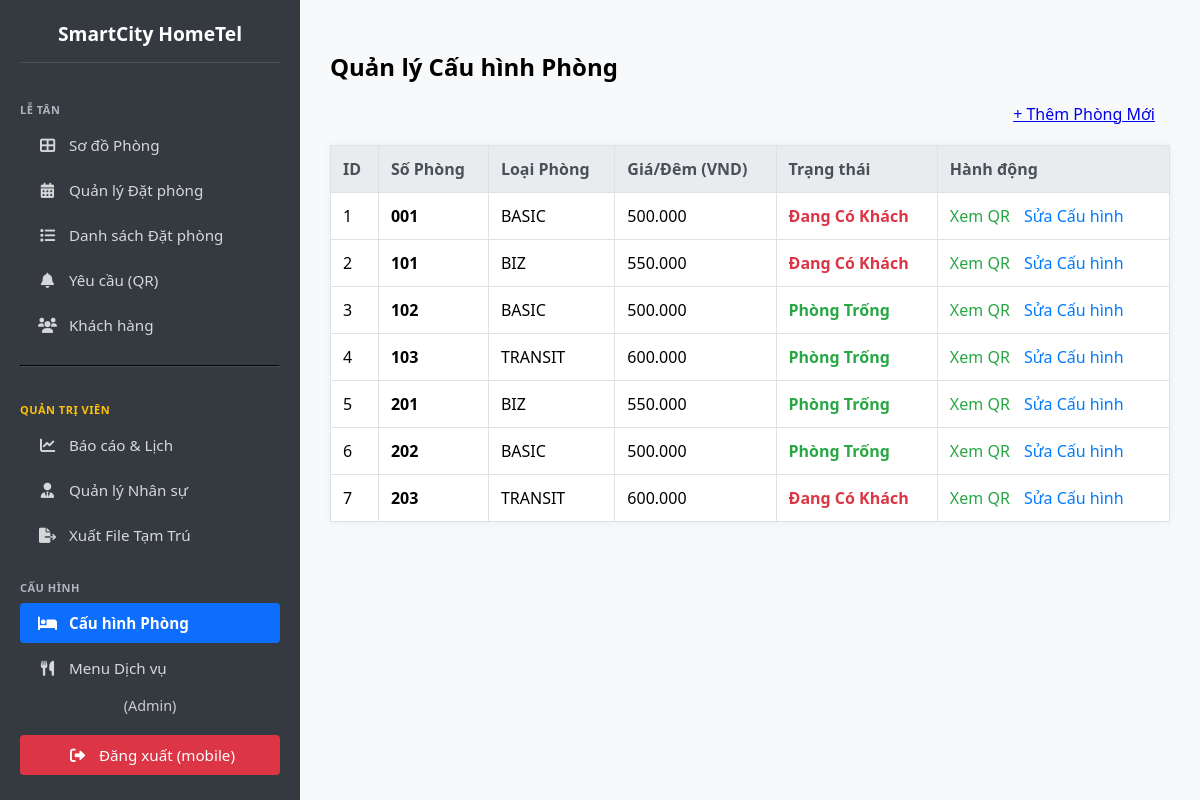
/rooms/manage/ (signed in), run on an earlier commit of the app's database.
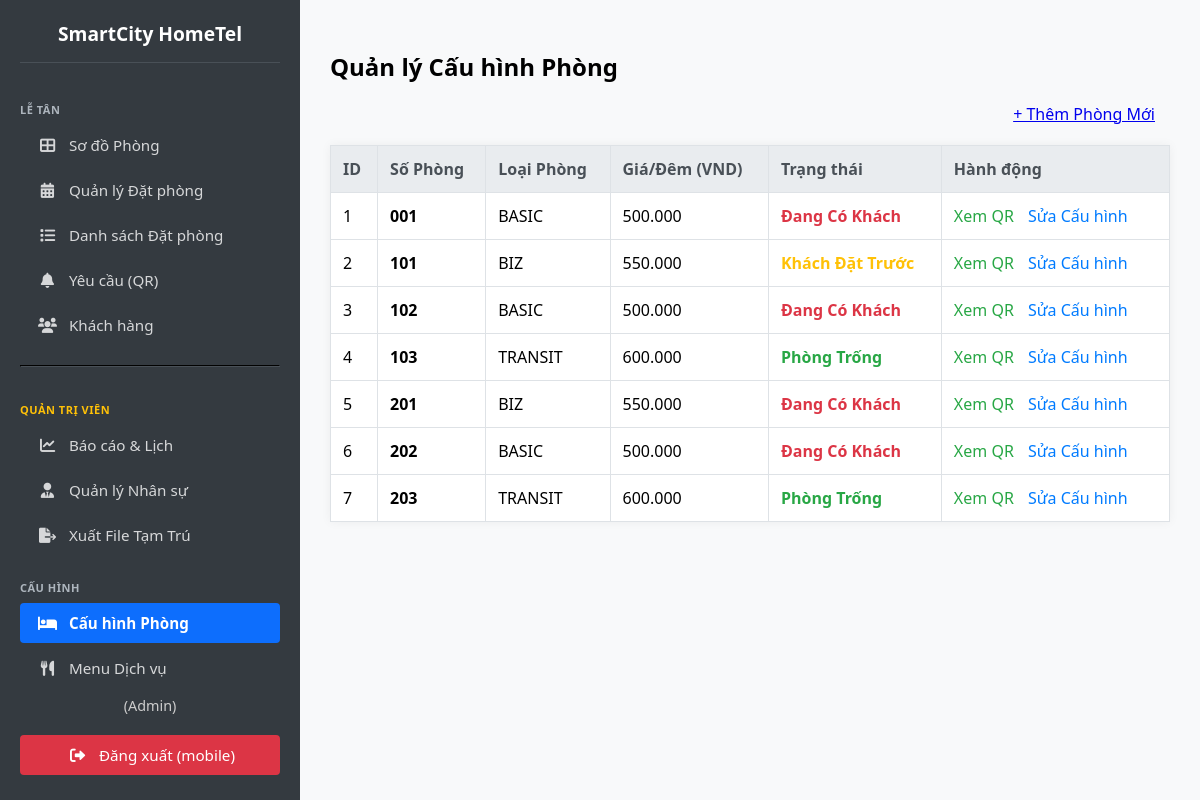
And on a later commit of the database.
### pms/models.py (models this page shows, shortened)
class Room(models.Model):
    hotel = models.ForeignKey(Hotel, on_delete=models.CASCADE, verbose_name="Khách sạn")
    room_number = models.CharField(max_length=10, unique=True, verbose_name="Số Phòng")
    room_type = models.CharField(max_length=50, verbose_name="Loại Phòng")
    price_per_night = models.DecimalField(max_digits=10, decimal_places=0, default=500000, verbose_name="Giá/Đêm")
    STATUS_CHOICES = [('Vacant', 'Phòng Trống'), ('Dirty', 'Chờ Dọn Dẹp'), ('Occupied', 'Đang Có Khách'), ('Booked', 'Khách Đặt Trước')]
    status = models.CharField(max_length=20, choices=STATUS_CHOICES, default='Vacant', verbose_name="Trạng thái")
    class Meta: verbose_name = "2. Phòng"; verbose_name_plural = "2. Quản lý Phòng"; ordering = ['room_number']

### pms/views.py (the view)
# urls.py: path('rooms/manage/', views.manage_rooms, name='manage-rooms'),
@login_required
def manage_rooms(request):
    rooms = Room.objects.all().order_by('room_number')
    context = {'page_title': 'Quản lý Cấu hình Phòng', 'rooms': rooms}
    return render(request, 'pms/manage_rooms.html', context)

### pms/templates/pms/manage_rooms.html (shortened to what this page needs)
{% extends 'pms/base.html' %}
{% load humanize %} {% block title %}{{ page_title }}{% endblock %}
{% block content %}
  <h2>{{ page_title }}</h2>
  <div style="text-align: right; margin-bottom: 15px;">
      <a href="{% url 'room-create' %}" class="btn-action btn-green" style="padding: 10px 15px; font-size: 1em;">+ Thêm Phòng Mới</a>
  </div>
  <table>
    <thead>
      <tr>
        <th>ID</th>
        <th>Số Phòng</th>
        <th>Loại Phòng</th>
        <th>Giá/Đêm (VND)</th>
        <th>Trạng thái</th>
        <th>Hành động</th>
      </tr>
    </thead>
    <tbody>
      {% for room in rooms %}
      <tr>
        <td>{{ room.id }}</td>
        <td><strong>{{ room.room_number }}</strong></td>
        <td>{{ room.room_type }}</td>
        <td>{{ room.price_per_night|intcomma }}</td>
        <td class="status-{{ room.status }}">{{ room.get_status_display }}</td>
        <td class="actions">
          <a href="{% url 'room-qr-code' room.id %}" style="color: #28a745;">Xem QR</a>
          <a href="{% url 'room-edit' room.id %}">Sửa Cấu hình</a>
        </td>
      </tr>
      {% endfor %}
    </tbody>
  </table>
{% endblock %}

### pms/templates/pms/base.html (shortened to what this page needs)
<!DOCTYPE html>
<html lang="vi">
  <head>
    <link rel="stylesheet" href="https://cdnjs.cloudflare.com/ajax/libs/font-awesome/6.0.0/css/all.min.css">
    <link rel="stylesheet" href="https://cdn.jsdelivr.net/npm/flatpickr/dist/flatpickr.min.css">
  </head>
  <body>
    <div class="sidebar">
        <h3 style="text-align: center;">SmartCity HomeTel</h3>
        <div class="menu-label">Lễ tân</div>
        <a href="{% url 'dashboard' %}" class="{% if request.resolver_match.url_name == 'dashboard' %}active{% endif %}">
            <i class="fas fa-th-large"></i> Sơ đồ Phòng
        </a>
        <a href="{% url 'booking-management' %}" class="{% if request.resolver_match.url_name == 'booking-management' %}active{% endif %}">
            <i class="fas fa-calendar-alt"></i> Quản lý Đặt phòng
        </a>
        <a href="{% url 'reservation-calendar' %}" class="{% if request.resolver_match.url_name == 'reservation-calendar' %}active{% endif %}">
            <i class="fas fa-list"></i> Danh sách Đặt phòng
        </a>
        <a href="{% url 'manage-requests' %}" class="{% if request.resolver_match.url_name == 'manage-requests' %}active{% endif %}">
            <i class="fas fa-bell"></i> Yêu cầu (QR)
        </a>
        <a href="{% url 'manage-guests' %}" class="{% if request.resolver_match.url_name == 'manage-guests' %}active{% endif %}">
            <i class="fas fa-users"></i> Khách hàng
        </a>
        {% if user.is_superuser %}
            <hr style="border-color: #495057; margin: 15px 0;">
            <div class="menu-label" style="color: #ffc107;">Quản trị viên</div>
            <a href="{% url 'management-dashboard' %}" class="{% if request.resolver_match.url_name == 'management-dashboard' %}active{% endif %}">
                <i class="fas fa-chart-line"></i> Báo cáo & Lịch
            </a>
            <a href="{% url 'manage-staff' %}" class="{% if request.resolver_match.url_name == 'manage-staff' %}active{% endif %}">
                <i class="fas fa-user-tie"></i> Quản lý Nhân sự
            </a>
            <a href="{% url 'export-registry' %}" class="{% if request.resolver_match.url_name == 'export-registry' %}active{% endif %}">
                <i class="fas fa-file-export"></i> Xuất File Tạm Trú
            </a>
            <div class="menu-label">Cấu hình</div>
            <a href="{% url 'manage-rooms' %}" class="{% if request.resolver_match.url_name == 'manage-rooms' %}active{% endif %}">
                <i class="fas fa-bed"></i> Cấu hình Phòng
            </a>
            <a href="{% url 'manage-service-inventory' %}" class="{% if request.resolver_match.url_name == 'manage-service-inventory' %}active{% endif %}">
                <i class="fas fa-utensils"></i> Menu Dịch vụ
            </a>
        {% endif %}
        <div style="margin-top: auto;">
            <div style="text-align: center; font-size: 0.9em; color: #ccc; margin-bottom: 5px;">
                {% if user.is_superuser %} (Admin) {% else %} (Nhân viên) {% endif %}
            </div>
            <a href="{% url 'logout' %}" class="logout-link">
                <i class="fas fa-sign-out-alt"></i> Đăng xuất ({{ user.username }})
            </a>
        </div>
    </div>
    <div class="content">
        {% block content %}{% endblock %}
    </div>
    </body>
</html>

What changed in the data, as far as the page shows it:
changed Room id 2: status "Đang Có Khách" → "Khách Đặt Trước"
changed Room id 3: status "Phòng Trống" → "Đang Có Khách"
changed Room id 5: status "Phòng Trống" → "Đang Có Khách"
changed Room id 6: status "Phòng Trống" → "Đang Có Khách"
changed Room id 7: status "Đang Có Khách" → "Phòng Trống"
